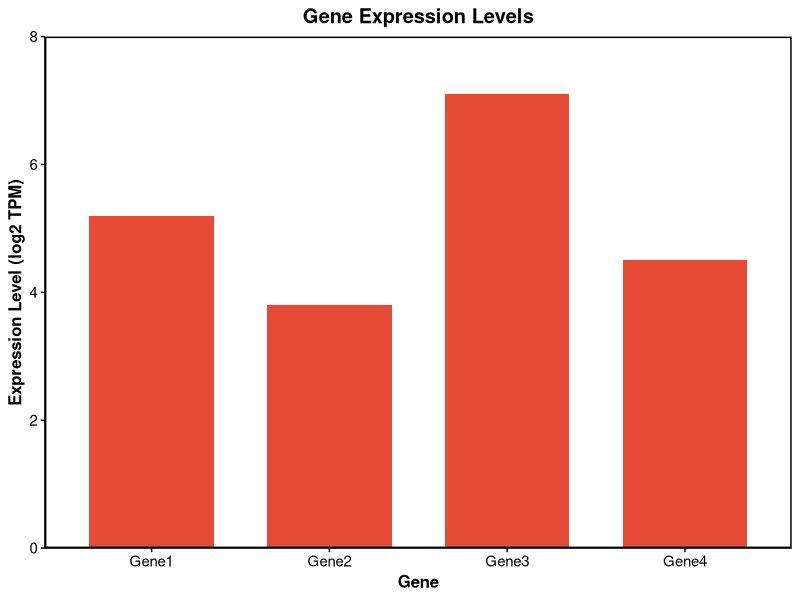
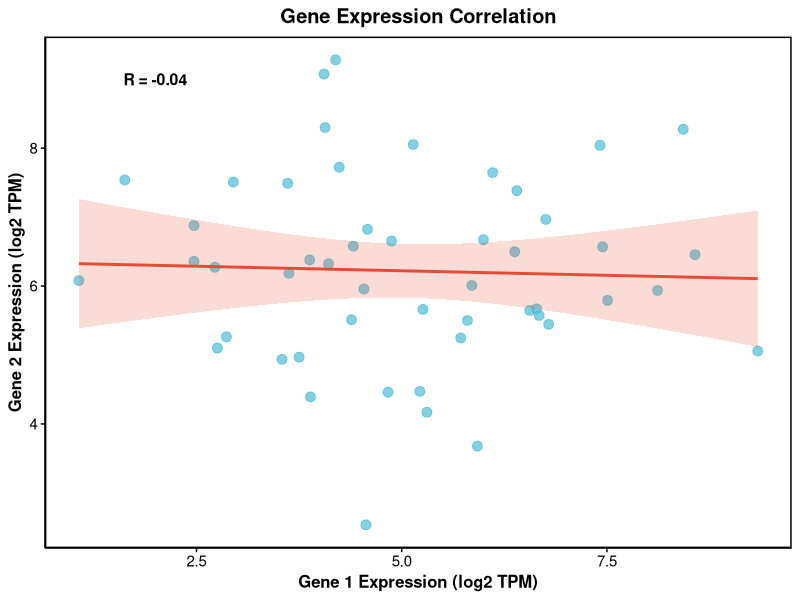
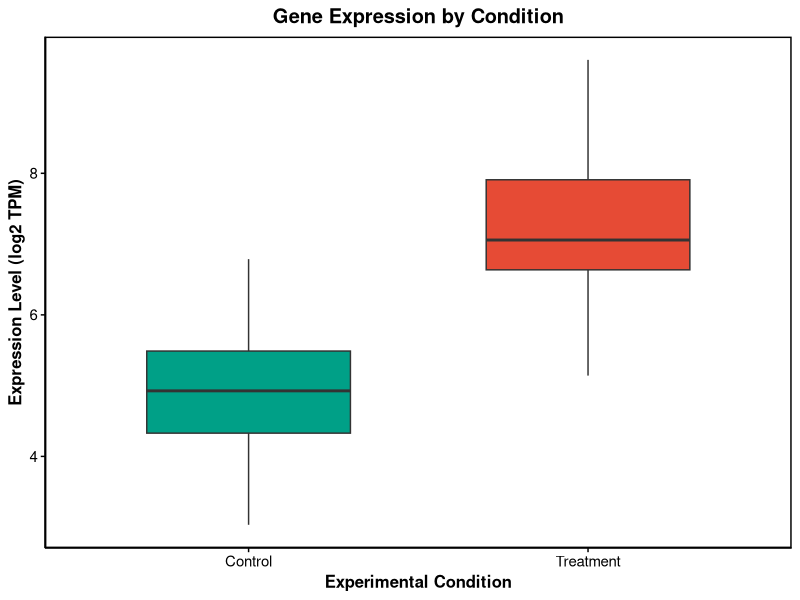
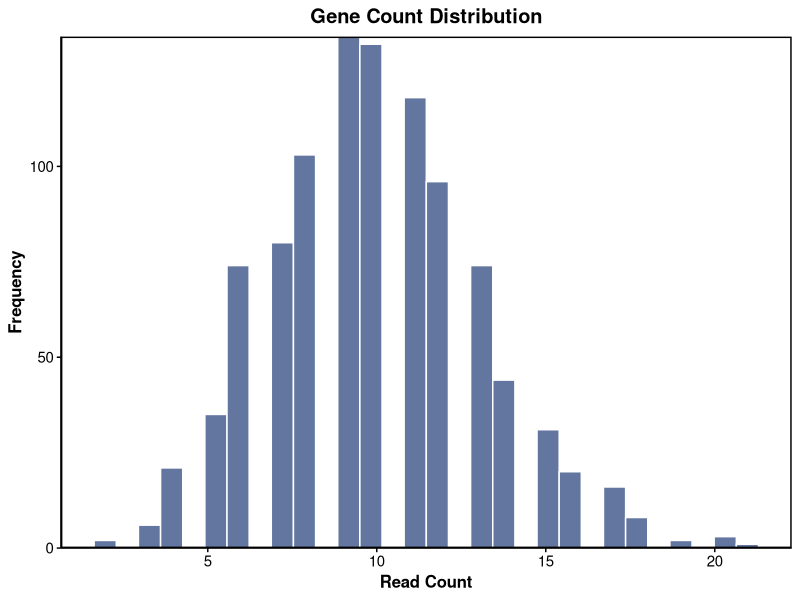
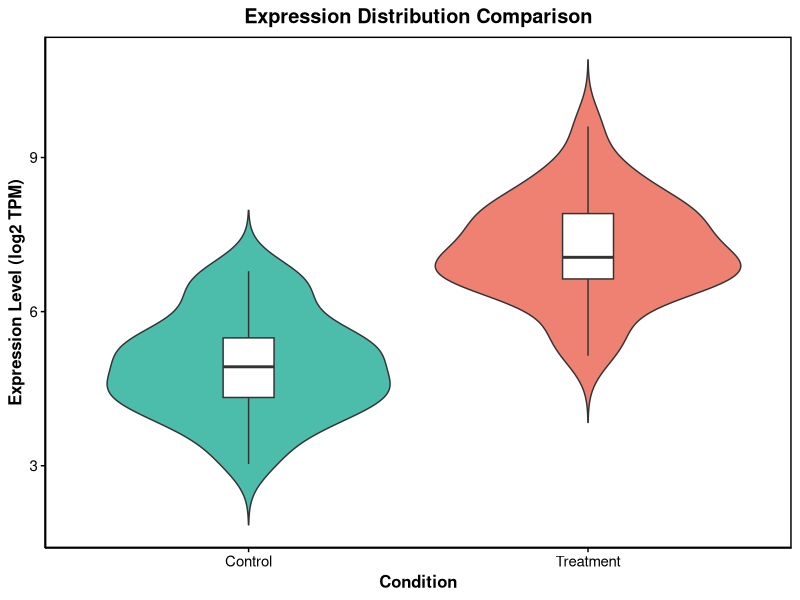
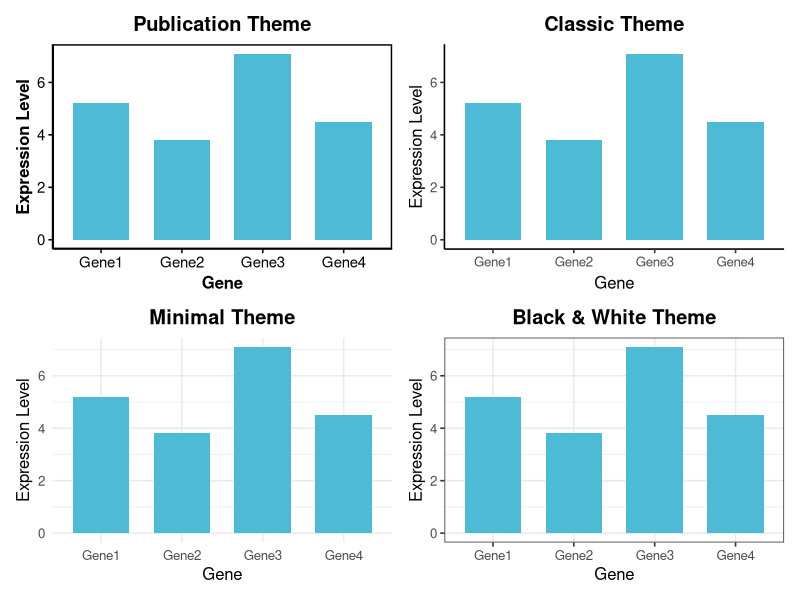
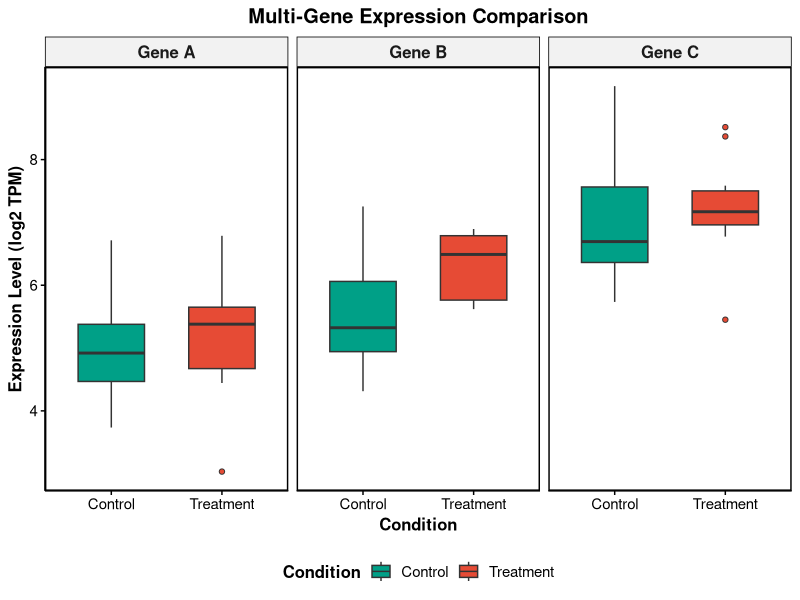
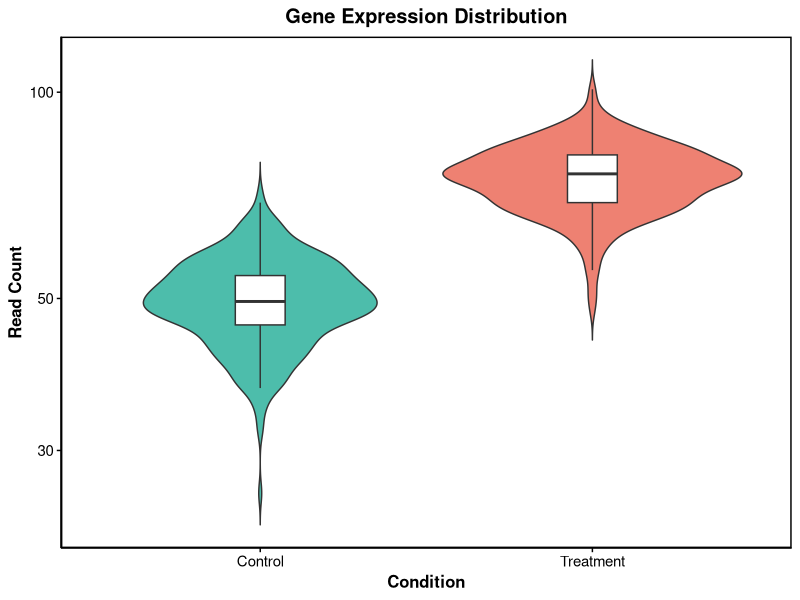

The R script that drew these images, in order:
#!/usr/bin/env Rscript
# ============================================================================
# BioF3 Module 02: R and ggplot2 Data Visualization
# Publication-Quality Figures Script
# ============================================================================
# 
# Features:
# 1. All text in English (publication-ready)
# 2. Scientific color schemes (Nature, Science style)
# 3. High-resolution output (300 DPI)
# 4. Professional typography
#
# Usage:
#   Rscript module02_complete_sci.R
#
# ============================================================================

# Set working directory if needed
# setwd("BioF3/scripts")

# Create output directory
output_dir <- "../static/img/tutorial/module02"
if (!dir.exists(output_dir)) {
  dir.create(output_dir, recursive = TRUE)
  cat("✓ Created output directory:", output_dir, "\n")
}

# ============================================================================
# Install and load required packages
# ============================================================================

cat("\n=== Checking and installing packages ===\n")

required_packages <- c("ggplot2", "dplyr", "tidyr", "RColorBrewer", 
                       "viridis", "scales", "ggsci", "ComplexHeatmap", "circlize")

for (pkg in required_packages) {
  if (!require(pkg, character.only = TRUE, quietly = TRUE)) {
    cat("Installing", pkg, "...\n")
    install.packages(pkg, repos = "https://cloud.r-project.org/")
    library(pkg, character.only = TRUE)
  } else {
    cat("✓", pkg, "loaded\n")
  }
}

# Set random seed for reproducibility
set.seed(123)

# ============================================================================
# Define publication-quality theme (SCI style - NO GRID LINES)
# ============================================================================

theme_publication <- function(base_size = 12, base_family = "") {
  theme_bw(base_size = base_size, base_family = base_family) +
    theme(
      # Text elements
      plot.title = element_text(size = rel(1.2), face = "bold", hjust = 0.5),
      plot.subtitle = element_text(size = rel(1), hjust = 0.5),
      axis.title = element_text(size = rel(1), face = "bold"),
      axis.text = element_text(size = rel(0.9), color = "black"),
      legend.title = element_text(size = rel(1), face = "bold"),
      legend.text = element_text(size = rel(0.9)),
      
      # NO GRID LINES - SCI style
      panel.grid.major = element_blank(),
      panel.grid.minor = element_blank(),
      panel.background = element_blank(),
      panel.border = element_rect(color = "black", fill = NA, linewidth = 1),
      
      # Axis
      axis.line = element_line(color = "black", linewidth = 0.5),
      axis.ticks = element_line(color = "black", linewidth = 0.5),
      
      # Legend
      legend.key = element_blank(),
      legend.background = element_blank(),
      legend.position = "right",
      
      # Strip (for facets)
      strip.background = element_rect(fill = "grey95", color = "black"),
      strip.text = element_text(size = rel(1), face = "bold")
    )
}

# Scientific color palettes
# Nature-style colors
nature_colors <- c("#E64B35", "#4DBBD5", "#00A087", "#3C5488", 
                   "#F39B7F", "#8491B4", "#91D1C2", "#DC0000")

# Science-style colors  
science_colors <- c("#3B4992", "#EE0000", "#008B45", "#631879",
                    "#008280", "#BB0021", "#5F559B", "#A20056")

cat("\n=== Generating publication-quality figures ===\n\n")

# ============================================================================
# Figure 1: Bar Plot - Gene Expression Levels
# ============================================================================

cat("Generating Figure 1: Bar plot\n")

gene_data <- data.frame(
  gene = c("Gene1", "Gene2", "Gene3", "Gene4"),
  expression = c(5.2, 3.8, 7.1, 4.5)
)

p1 <- ggplot(gene_data, aes(x = gene, y = expression)) +
  geom_bar(stat = "identity", fill = nature_colors[1], width = 0.7) +
  labs(title = "Gene Expression Levels",
       x = "Gene",
       y = "Expression Level (log2 TPM)") +
  theme_publication() +
  scale_y_continuous(expand = c(0, 0), limits = c(0, 8))

ggsave(file.path(output_dir, "01-bar-plot.png"), 
       plot = p1, width = 6, height = 5, dpi = 300, bg = "white")

cat("  ✓ Saved: 01-bar-plot.png\n")

# ============================================================================
# Figure 2: Scatter Plot - Gene Correlation
# ============================================================================

cat("Generating Figure 2: Scatter plot\n")

set.seed(123)
cell_data <- data.frame(
  cell_id = 1:50,
  gene1 = rnorm(50, mean = 5, sd = 2),
  gene2 = rnorm(50, mean = 6, sd = 1.5)
)

# Calculate correlation
cor_value <- cor(cell_data$gene1, cell_data$gene2)

p2 <- ggplot(cell_data, aes(x = gene1, y = gene2)) +
  geom_point(color = nature_colors[2], size = 3, alpha = 0.7) +
  geom_smooth(method = "lm", color = nature_colors[1], 
              fill = nature_colors[1], alpha = 0.2) +
  labs(title = "Gene Expression Correlation",
       x = "Gene 1 Expression (log2 TPM)",
       y = "Gene 2 Expression (log2 TPM)") +
  annotate("text", x = 2, y = 9, 
           label = sprintf("R = %.2f", cor_value),
           size = 4, fontface = "bold") +
  theme_publication()

ggsave(file.path(output_dir, "02-scatter-plot.png"), 
       plot = p2, width = 6, height = 5, dpi = 300, bg = "white")

cat("  ✓ Saved: 02-scatter-plot.png\n")

# ============================================================================
# Figure 3: Box Plot - Condition Comparison
# ============================================================================

cat("Generating Figure 3: Box plot\n")

set.seed(123)
expression_data <- data.frame(
  condition = rep(c("Control", "Treatment"), each = 30),
  expression = c(rnorm(30, mean = 5, sd = 1),
                 rnorm(30, mean = 7, sd = 1.2))
)

p3 <- ggplot(expression_data, aes(x = condition, y = expression, fill = condition)) +
  geom_boxplot(outlier.shape = 21, outlier.size = 2, width = 0.6) +
  scale_fill_manual(values = c(nature_colors[3], nature_colors[1])) +
  labs(title = "Gene Expression by Condition",
       x = "Experimental Condition",
       y = "Expression Level (log2 TPM)") +
  theme_publication() +
  theme(legend.position = "none")

ggsave(file.path(output_dir, "03-box-plot.png"), 
       plot = p3, width = 6, height = 5, dpi = 300, bg = "white")

cat("  ✓ Saved: 03-box-plot.png\n")

# ============================================================================
# Figure 4: Histogram - Count Distribution
# ============================================================================

cat("Generating Figure 4: Histogram\n")

set.seed(123)
gene_counts <- data.frame(
  counts = rpois(1000, lambda = 10)
)

p4 <- ggplot(gene_counts, aes(x = counts)) +
  geom_histogram(bins = 30, fill = nature_colors[4], 
                 color = "white", alpha = 0.8) +
  labs(title = "Gene Count Distribution",
       x = "Read Count",
       y = "Frequency") +
  theme_publication() +
  scale_y_continuous(expand = c(0, 0))

ggsave(file.path(output_dir, "04-histogram.png"), 
       plot = p4, width = 6, height = 5, dpi = 300, bg = "white")

cat("  ✓ Saved: 04-histogram.png\n")

# ============================================================================
# Figure 5: Violin Plot - Distribution Comparison
# ============================================================================

cat("Generating Figure 5: Violin plot\n")

p5 <- ggplot(expression_data, aes(x = condition, y = expression, fill = condition)) +
  geom_violin(alpha = 0.7, trim = FALSE) +
  geom_boxplot(width = 0.15, fill = "white", outlier.shape = NA) +
  scale_fill_manual(values = c(nature_colors[3], nature_colors[1])) +
  labs(title = "Expression Distribution Comparison",
       x = "Condition",
       y = "Expression Level (log2 TPM)") +
  theme_publication() +
  theme(legend.position = "none")

ggsave(file.path(output_dir, "05-violin-plot.png"), 
       plot = p5, width = 6, height = 5, dpi = 300, bg = "white")

cat("  ✓ Saved: 05-violin-plot.png\n")

# ============================================================================
# Figure 6: Theme Comparison
# ============================================================================

cat("Generating Figure 6: Theme comparison\n")

p_base <- ggplot(gene_data, aes(x = gene, y = expression)) +
  geom_bar(stat = "identity", fill = nature_colors[2], width = 0.7) +
  labs(x = "Gene", y = "Expression Level")

# Create four different themes
p6_pub <- p_base + 
  labs(title = "Publication Theme") +
  theme_publication()

p6_classic <- p_base + 
  labs(title = "Classic Theme") +
  theme_classic(base_size = 12) +
  theme(plot.title = element_text(hjust = 0.5, face = "bold"))

p6_minimal <- p_base + 
  labs(title = "Minimal Theme") +
  theme_minimal(base_size = 12) +
  theme(plot.title = element_text(hjust = 0.5, face = "bold"))

p6_bw <- p_base + 
  labs(title = "Black & White Theme") +
  theme_bw(base_size = 12) +
  theme(plot.title = element_text(hjust = 0.5, face = "bold"))

# Combine using patchwork if available
if (require("patchwork", quietly = TRUE)) {
  p6_combined <- (p6_pub | p6_classic) / (p6_minimal | p6_bw)
  ggsave(file.path(output_dir, "06-themes-comparison.png"), 
         plot = p6_combined, width = 12, height = 10, dpi = 300, bg = "white")
  cat("  ✓ Saved: 06-themes-comparison.png\n")
} else {
  ggsave(file.path(output_dir, "06-theme-publication.png"), 
         plot = p6_pub, width = 6, height = 5, dpi = 300, bg = "white")
  cat("  ✓ Saved: 06-theme-publication.png\n")
}

# ============================================================================
# Figure 7: Facet Plot - Multi-gene Comparison
# ============================================================================

cat("Generating Figure 7: Facet plot\n")

set.seed(123)
multi_data <- data.frame(
  gene = rep(c("Gene A", "Gene B", "Gene C"), each = 20),
  condition = rep(rep(c("Control", "Treatment"), each = 10), 3),
  expression = c(rnorm(20, 5, 1), rnorm(20, 6, 1), rnorm(20, 7, 1))
)

p7 <- ggplot(multi_data, aes(x = condition, y = expression, fill = condition)) +
  geom_boxplot(width = 0.6, outlier.shape = 21) +
  facet_wrap(~ gene, ncol = 3) +
  scale_fill_manual(values = c(nature_colors[3], nature_colors[1])) +
  labs(title = "Multi-Gene Expression Comparison",
       x = "Condition",
       y = "Expression Level (log2 TPM)",
       fill = "Condition") +
  theme_publication() +
  theme(legend.position = "bottom")

ggsave(file.path(output_dir, "07-facet-plot.png"), 
       plot = p7, width = 10, height = 4, dpi = 300, bg = "white")

cat("  ✓ Saved: 07-facet-plot.png\n")

# ============================================================================
# Practice Project: Gene Expression Analysis
# ============================================================================

cat("\nGenerating practice project figures\n")

# Create simulated data
set.seed(123)
n_genes <- 100
n_samples <- 6

gene_expression <- data.frame(
  gene_id = paste0("Gene_", 1:n_genes),
  control_1 = rpois(n_genes, lambda = 50),
  control_2 = rpois(n_genes, lambda = 50),
  control_3 = rpois(n_genes, lambda = 50),
  treatment_1 = rpois(n_genes, lambda = 75),
  treatment_2 = rpois(n_genes, lambda = 75),
  treatment_3 = rpois(n_genes, lambda = 75)
)

# Data transformation
gene_long <- gene_expression %>%
  pivot_longer(cols = -gene_id, 
               names_to = "sample", 
               values_to = "counts") %>%
  mutate(
    condition = ifelse(grepl("control", sample), "Control", "Treatment")
  )

# Calculate mean expression
gene_summary <- gene_long %>%
  group_by(gene_id, condition) %>%
  summarize(mean_counts = mean(counts), .groups = "drop")

# Identify differentially expressed genes
gene_wide <- gene_summary %>%
  pivot_wider(names_from = condition, values_from = mean_counts) %>%
  mutate(
    fold_change = Treatment / Control,
    log2_fc = log2(fold_change),
    diff_expressed = abs(log2_fc) > 0.5
  )

# ============================================================================
# Figure 8: Expression Distribution (Practice)
# ============================================================================

cat("Generating Figure 8: Expression distribution\n")

p8 <- ggplot(gene_long, aes(x = condition, y = counts, fill = condition)) +
  geom_violin(alpha = 0.7, trim = FALSE) +
  geom_boxplot(width = 0.15, fill = "white", outlier.shape = NA) +
  scale_fill_manual(values = c(nature_colors[3], nature_colors[1])) +
  labs(title = "Gene Expression Distribution",
       x = "Condition",
       y = "Read Count") +
  theme_publication() +
  theme(legend.position = "none") +
  scale_y_continuous(trans = "log10")

ggsave(file.path(output_dir, "08-expression-distribution.png"), 
       plot = p8, width = 6, height = 5, dpi = 300, bg = "white")

cat("  ✓ Saved: 08-expression-distribution.png\n")

# ============================================================================
# Figure 9: Volcano Plot (Practice)
# ============================================================================

cat("Generating Figure 9: Volcano plot\n")

# Add simulated p-values
set.seed(123)
gene_wide$pvalue <- runif(nrow(gene_wide), 0.001, 0.5)
gene_wide$significance <- ifelse(gene_wide$pvalue < 0.05 & abs(gene_wide$log2_fc) > 0.5,
                                 ifelse(gene_wide$log2_fc > 0, "Up", "Down"),
                                 "NS")

p9 <- ggplot(gene_wide, aes(x = log2_fc, y = -log10(pvalue))) +
  geom_point(aes(color = significance), alpha = 0.6, size = 2) +
  scale_color_manual(values = c("Up" = nature_colors[1], 
                                 "Down" = nature_colors[2],
                                 "NS" = "grey70"),
                     labels = c("Up" = "Upregulated", 
                                "Down" = "Downregulated",
                                "NS" = "Not Significant")) +
  geom_vline(xintercept = c(-0.5, 0.5), linetype = "dashed", 
             color = "grey30", size = 0.5) +
  geom_hline(yintercept = -log10(0.05), linetype = "dashed", 
             color = "grey30", size = 0.5) +
  labs(title = "Volcano Plot of Differential Expression",
       x = expression(Log[2]~Fold~Change),
       y = expression(-Log[10]~P~value),
       color = "Regulation") +
  theme_publication() +
  theme(legend.position = c(0.15, 0.85),
        legend.background = element_rect(fill = "white", color = "black"))

ggsave(file.path(output_dir, "09-volcano-plot.png"), 
       plot = p9, width = 7, height = 6, dpi = 300, bg = "white")

cat("  ✓ Saved: 09-volcano-plot.png\n")

# ============================================================================
# Figure 10: Heatmap using ComplexHeatmap (Practice)
# ============================================================================

cat("Generating Figure 10: ComplexHeatmap\n")

# Prepare data
expr_matrix <- as.matrix(gene_expression[1:20, -1])
rownames(expr_matrix) <- gene_expression$gene_id[1:20]

# Scale by row (z-score)
expr_matrix_scaled <- t(scale(t(expr_matrix)))

# Create annotation
library(ComplexHeatmap)
library(circlize)

# Column annotation
column_ha <- HeatmapAnnotation(
  Condition = c(rep("Control", 3), rep("Treatment", 3)),
  col = list(Condition = c("Control" = nature_colors[3], 
                           "Treatment" = nature_colors[1])),
  annotation_name_side = "left",
  annotation_legend_param = list(
    Condition = list(title = "Condition",
                     title_gp = gpar(fontsize = 10, fontface = "bold"),
                     labels_gp = gpar(fontsize = 9))
  )
)

# Color function
col_fun <- colorRamp2(c(-2, 0, 2), c(nature_colors[2], "white", nature_colors[1]))

# Create heatmap
ht <- Heatmap(
  expr_matrix_scaled,
  name = "Z-score",
  
  # Colors
  col = col_fun,
  
  # Column settings
  top_annotation = column_ha,
  cluster_columns = TRUE,
  show_column_names = TRUE,
  column_names_gp = gpar(fontsize = 9),
  column_names_rot = 45,
  
  # Row settings
  cluster_rows = TRUE,
  show_row_names = TRUE,
  row_names_gp = gpar(fontsize = 8),
  row_names_side = "left",
  
  # Clustering
  clustering_distance_rows = "euclidean",
  clustering_method_rows = "complete",
  clustering_distance_columns = "euclidean",
  clustering_method_columns = "complete",
  
  # Legend
  heatmap_legend_param = list(
    title = "Expression\n(Z-score)",
    title_gp = gpar(fontsize = 10, fontface = "bold"),
    labels_gp = gpar(fontsize = 9),
    legend_height = unit(4, "cm"),
    legend_direction = "vertical"
  ),
  
  # Borders
  border = TRUE,
  rect_gp = gpar(col = "white", lwd = 1),
  
  # Size
  width = unit(6, "cm"),
  height = unit(10, "cm")
)

# Save heatmap
png(file.path(output_dir, "10-heatmap.png"), 
    width = 8, height = 10, units = "in", res = 300)
draw(ht, heatmap_legend_side = "right", annotation_legend_side = "right")
dev.off()

cat("  ✓ Saved: 10-heatmap.png\n")

# ============================================================================
# Completion
# ============================================================================

cat("\n=== All publication-quality figures generated! ===\n")
cat("\nOutput directory:", normalizePath(output_dir), "\n")
cat("\nGenerated figures:\n")
print(list.files(output_dir, pattern = "\\.png$"))

cat("\n✓ Script completed successfully!\n")
cat("✓ Total figures generated:", length(list.files(output_dir, pattern = "\\.png$")), "\n")

# Session info
cat("\n=== Session Information ===\n")
sessionInfo()
